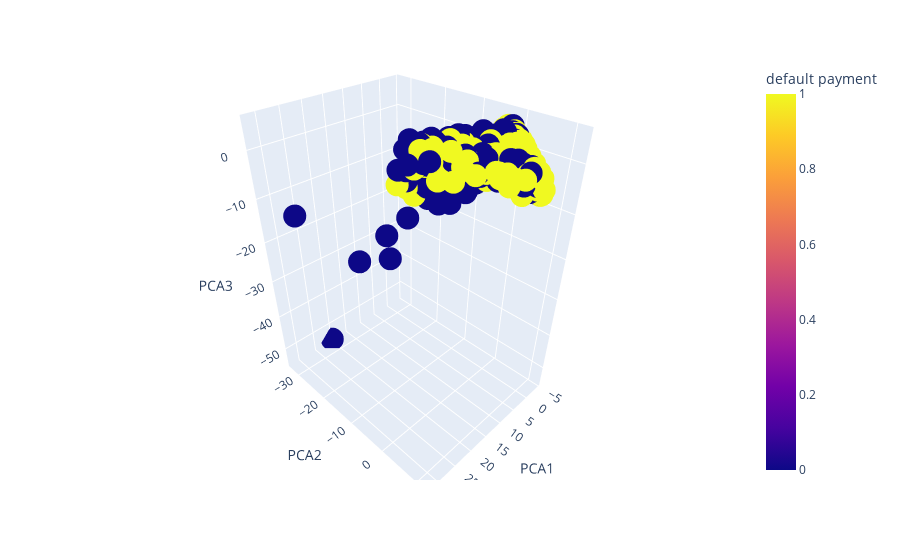

Notebook source saved alongside this figure:
### Code cell
px.scatter_3d(data_frame=df_com2, x = 'PCA1', y = 'PCA2', z = 'PCA3', color = 'default payment')

### Figure 1 — Plotly figure (JSON) as saved in the notebook; plotly's stock layout.template omitted (floating-point values rounded to 4 significant figures; data arrays with more than 128 entries replaced by an {"elided": "..."} marker saying what was removed)
{"data": [{"hovertemplate": "PCA1=%{x}<br>PCA2=%{y}<br>PCA3=%{z}<br>default payment=%{marker.color}<extra></extra>", "legendgroup": "", "marker": {"color": {"elided": "30000 int values"}, "coloraxis": "coloraxis", "symbol": "circle"}, "mode": "markers", "name": "", "scene": "scene", "showlegend": false, "type": "scatter3d", "x": {"elided": "30000 float values"}, "y": {"elided": "30000 float values"}, "z": {"elided": "30000 float values"}}], "layout": {"coloraxis": {"colorbar": {"title": {"text": "default payment"}}, "colorscale": [[0, "#0d0887"], [0.1111, "#46039f"], [0.2222, "#7201a8"], [0.3333, "#9c179e"], [0.4444, "#bd3786"], [0.5556, "#d8576b"], [0.6667, "#ed7953"], [0.7778, "#fb9f3a"], [0.8889, "#fdca26"], [1, "#f0f921"]]}, "legend": {"tracegroupgap": 0}, "margin": {"t": 60}, "scene": {"domain": {"x": [0, 1], "y": [0, 1]}, "xaxis": {"title": {"text": "PCA1"}}, "yaxis": {"title": {"text": "PCA2"}}, "zaxis": {"title": {"text": "PCA3"}}}}}
